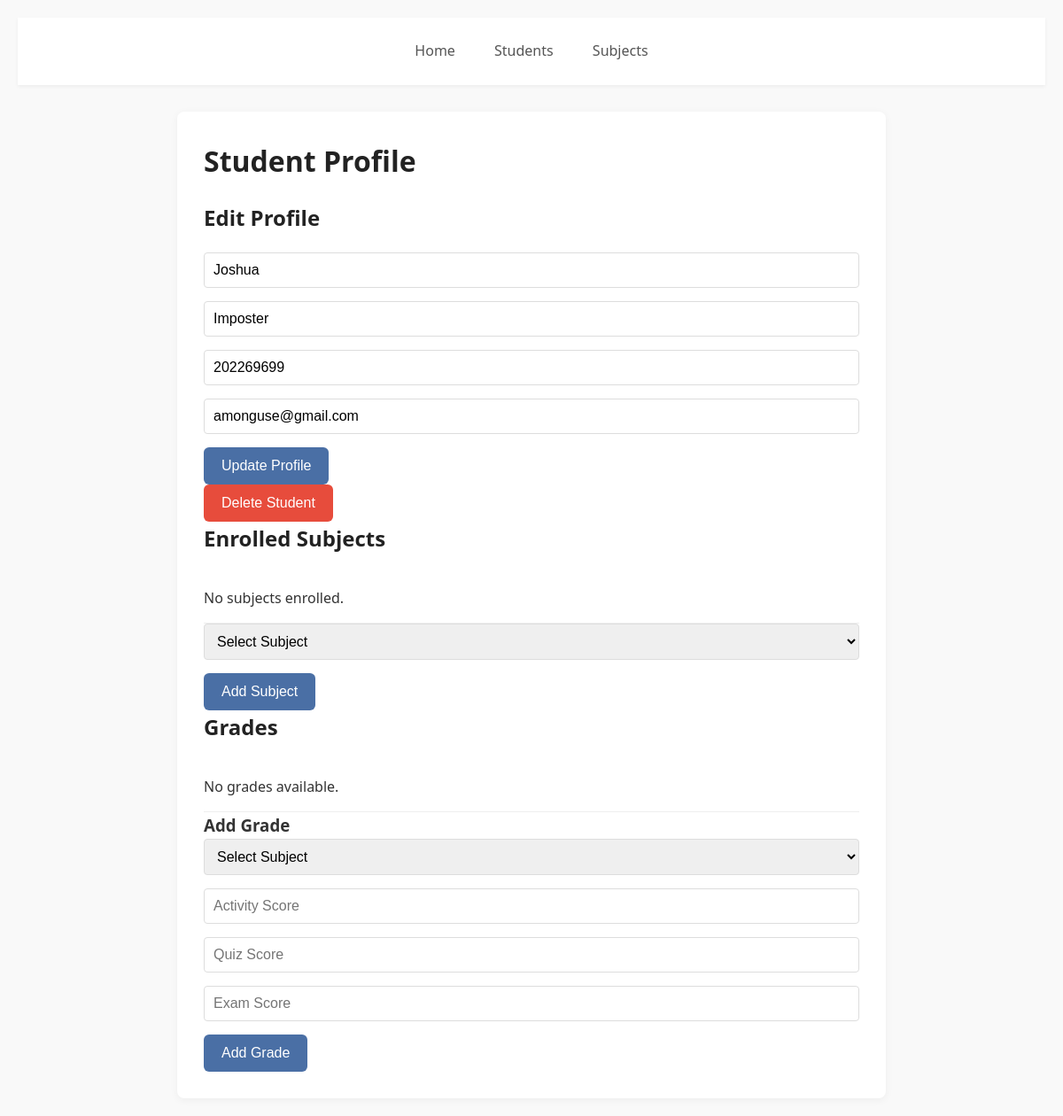
/student/6/, run on the app's committed database.
### core/models.py (models this page shows, shortened)
class Student(models.Model):
    first_name = models.CharField(max_length=50)
    last_name = models.CharField(max_length=50)
    student_id = models.CharField(max_length=10, unique=True)
    email = models.EmailField(unique=True)

### core/views.py (the view, shortened to what this page needs)
# urls.py: path('student/<int:student_id>/', student_profile, name='student_profile'),
def student_profile(request, student_id):
    student = get_object_or_404(Student, id=student_id)
    grades = Grade.objects.filter(student=student)
    subjects = Subject.objects.all()
    return render(request, 'student_profile.html', {
        'student': student,
        'grades': grades,
        'subjects': subjects,
        'all_subjects': Subject.objects.all()
    })

### core/templates/student_profile.html (shortened to what this page needs)
<!DOCTYPE html>
<html lang="en">
<head>
    <link rel="stylesheet" href="/static/css/styles.css">
</head>
<body>
    <div class="navbar">
        <a href="/">Home</a>
        <a href="/students/">Students</a>
        <a href="/subjects/">Subjects</a>
    </div>
    <div class="container">
        <h1>Student Profile</h1>
        <h2>Edit Profile</h2>
        <form method="post" action="{% url 'student_profile' student.id %}">
            <input type="text" name="first_name" value="{{ student.first_name }}" placeholder="First Name" required>
            <input type="text" name="last_name" value="{{ student.last_name }}" placeholder="Last Name" required>
            <input type="text" name="student_id" value="{{ student.student_id }}" placeholder="Student ID" required>
            <input type="email" name="email" value="{{ student.email }}" placeholder="Email" required>
            <button type="submit">Update Profile</button>
        </form>
        <form method="post" action="{% url 'student_profile' student.id %}" onsubmit="return confirm('Are you sure you want to delete this student?');">
            <button type="submit" class="delete-btn">Delete Student</button>
        </form>
        <h2>Enrolled Subjects</h2>
        <ul>
            {% for subject in student.subjects.all %}
                <li>
                    {{ subject.name }} ({{ subject.code }})
                    <form method="post" action="{% url 'student_profile' student.id %}" style="display:inline;">
                        {% csrf_token %}
                        <input type="hidden" name="action" value="remove_subject">
                        <input type="hidden" name="subject_id" value="{{ subject.id }}">
                        <button type="submit" class="delete-btn">Remove</button>
                    </form>
                </li>
            {% empty %}
                <li>No subjects enrolled.</li>
            {% endfor %}
        </ul>
        <form method="post" action="{% url 'student_profile' student.id %}">
            <select name="subject_id" required>
                <option value="">Select Subject</option>
            </select>
            <button type="submit">Add Subject</button>
        </form>
        <h2>Grades</h2>
        <ul>
            {% for grade in grades %}
                <li>
                    {{ grade.subject.name }} ({{ grade.subject.code }}):
                    <form method="post" action="{% url 'student_profile' student.id %}" style="display:inline;">
                        {% csrf_token %}
                        <input type="hidden" name="action" value="update_grades">
                        <input type="hidden" name="grade_id" value="{{ grade.id }}">
                        Activity: <input type="number" name="activity_score" value="{{ grade.activity_score }}" min="0" max="100" style="width:80px;">
                        Quiz: <input type="number" name="quiz_score" value="{{ grade.quiz_score }}" min="0" max="100" style="width:80px;">
                        Exam: <input type="number" name="exam_score" value="{{ grade.exam_score }}" min="0" max="100" style="width:80px;">
                        <button type="submit">Update</button>
                        <button type="submit" class="delete-btn" formaction="{% url 'student_profile' student.id %}" onclick="this.form.action.value='delete_grade'; return confirm('Are you sure you want to delete this grade?');">
                            Delete
                        </button>
                        <input type="hidden" name="action" value="delete_grade">
                    </form>
                </li>
            {% empty %}
                <li>No grades available.</li>
            {% endfor %}
        </ul>
        <h3>Add Grade</h3>
        <form method="post" action="{% url 'student_profile' student.id %}">
            <select name="subject_id" required>
                <option value="">Select Subject</option>
            </select>
            <input type="number" name="activity_score" placeholder="Activity Score" min="0" max="100" required>
            <input type="number" name="quiz_score" placeholder="Quiz Score" min="0" max="100" required>
            <input type="number" name="exam_score" placeholder="Exam Score" min="0" max="100" required>
            <button type="submit">Add Grade</button>
        </form>
    </div>
</body>
</html>

### core/static/css/styles.css (style rules this page uses)
* { margin: 0; padding: 0; box-sizing: border-box; }
body { font-family: 'Segoe UI', system-ui, sans-serif; line-height: 1.6; color: #333; background-color: #f9f9f9; padding: 20px; }
.navbar { background-color: #fff; padding: 15px 0; margin-bottom: 30px; box-shadow: 0 2px 4px rgba(0,0,0,0.05); text-align: center; }
.navbar a { color: #555; text-decoration: none; padding: 10px 15px; margin: 0 5px; font-weight: 500; transition: all 0.2s ease; display: inline-block; }
.container { max-width: 800px; margin: 0 auto; background: #fff; padding: 30px; border-radius: 8px; box-shadow: 0 2px 10px rgba(0,0,0,0.05); }
h1, h2 { color: #222; margin-bottom: 20px; font-weight: 600; }
button, .welcome-button { background-color: #4a6fa5; color: white; border: none; padding: 12px 20px; border-radius: 6px; cursor: pointer; font-size: 16px; transition: background-color 0.2s ease; text-decoration: none; display: inline-block; }
.delete-btn { background-color: #e74c3c; }
input, select { padding: 10px; border: 1px solid #ddd; border-radius: 4px; width: 100%; margin-bottom: 15px; font-size: 16px; }
ul { list-style: none; }
li { padding: 15px 0; border-bottom: 1px solid #eee; }

### data on the page
Student: first_name "Joshua", last_name "Imposter", student_id "202269699", email "amonguse@gmail.com"
